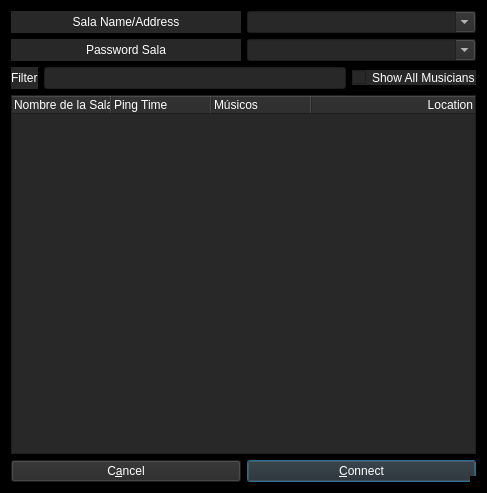
<?xml version="1.0" encoding="UTF-8"?>
<ui version="4.0">
 <class>CConnectDlgBase</class>
 <widget class="QDialog" name="CConnectDlgBase">
  <property name="geometry">
   <rect>
    <x>0</x>
    <y>0</y>
    <width>487</width>
    <height>493</height>
   </rect>
  </property>
  <property name="windowTitle">
   <string>Connection Setup</string>
  </property>
  <property name="windowIcon">
   <iconset resource="resources.qrc">
    <normaloff>:/png/main/res/fronticon.png</normaloff>:/png/main/res/fronticon.png</iconset>
  </property>
  <property name="styleSheet">
   <string notr="true">background-color: rgb(0, 0, 0);
border-color: rgb(0, 0, 0);
color: rgb(14,87,41);
</string>
  </property>
  <property name="sizeGripEnabled">
   <bool>true</bool>
  </property>
  <layout class="QVBoxLayout">
   <item>
    <layout class="QHBoxLayout">
     <item>
      <widget class="QLabel" name="lblServerAddr">
       <property name="styleSheet">
        <string notr="true">background-color: rgb(40, 40, 40);
border-color: rgb(0, 0, 0);
color: rgb(255, 255, 255);
</string>
       </property>
       <property name="text">
        <string>Sala Name/Address</string>
       </property>
       <property name="alignment">
        <set>Qt::AlignCenter</set>
       </property>
      </widget>
     </item>
     <item>
      <widget class="QComboBox" name="cbxServerAddr">
       <property name="styleSheet">
        <string notr="true">background-color: rgb(40, 40, 40);
border-color: rgb(0, 0, 0);
color: rgb(255, 255, 255);
</string>
       </property>
       <property name="editable">
        <bool>true</bool>
       </property>
       <property name="currentText">
        <string/>
       </property>
      </widget>
     </item>
    </layout>
   </item>
   <item>
    <layout class="QHBoxLayout" name="_2">
     <item>
      <widget class="QLabel" name="titlePass">
       <property name="styleSheet">
        <string notr="true">background-color: rgb(40, 40, 40);
border-color: rgb(0, 0, 0);
color: rgb(255, 255, 255);
</string>
       </property>
       <property name="text">
        <string>Password Sala</string>
       </property>
       <property name="alignment">
        <set>Qt::AlignCenter</set>
       </property>
      </widget>
     </item>
     <item>
      <widget class="QComboBox" name="passSala">
       <property name="focusPolicy">
        <enum>Qt::WheelFocus</enum>
       </property>
       <property name="styleSheet">
        <string notr="true">background-color: rgb(40, 40, 40);
border-color: rgb(0, 0, 0);
color: rgb(255, 255, 255);
</string>
       </property>
       <property name="editable">
        <bool>true</bool>
       </property>
       <property name="currentText">
        <string/>
       </property>
       <property name="frame">
        <bool>true</bool>
       </property>
      </widget>
     </item>
    </layout>
   </item>
   <item>
    <layout class="QHBoxLayout" name="horizontalLayout">
     <property name="bottomMargin">
      <number>0</number>
     </property>
     <item>
      <widget class="QLabel" name="lblFilter">
       <property name="styleSheet">
        <string notr="true">background-color: rgb(40, 40, 40);
border-color: rgb(0, 0, 0);
color: rgb(255, 255, 255);
</string>
       </property>
       <property name="text">
        <string>Filter</string>
       </property>
      </widget>
     </item>
     <item>
      <widget class="QLineEdit" name="edtFilter">
       <property name="styleSheet">
        <string notr="true">background-color: rgb(40, 40, 40);
border-color: rgb(0, 0, 0);
color: rgb(255, 255, 255);
</string>
       </property>
      </widget>
     </item>
     <item>
      <widget class="QCheckBox" name="chbExpandAll">
       <property name="styleSheet">
        <string notr="true">background-color: rgb(40, 40, 40);
border-color: rgb(0, 0, 0);
color: rgb(255, 255, 255);
</string>
       </property>
       <property name="text">
        <string>Show All Musicians</string>
       </property>
      </widget>
     </item>
    </layout>
   </item>
   <item>
    <widget class="QTreeWidget" name="lvwServers">
     <property name="sizePolicy">
      <sizepolicy hsizetype="Expanding" vsizetype="Expanding">
       <horstretch>100</horstretch>
       <verstretch>100</verstretch>
      </sizepolicy>
     </property>
     <property name="styleSheet">
      <string notr="true">background-color: rgb(40, 40, 40);
border-color: rgb(0, 0, 0);
color: rgb(255, 255, 255);
 border-image:  url(:/png/main/res/fondoo.png);</string>
     </property>
     <property name="editTriggers">
      <set>QAbstractItemView::NoEditTriggers</set>
     </property>
     <property name="tabKeyNavigation">
      <bool>true</bool>
     </property>
     <column>
      <property name="text">
       <string>Nombre de la Sala</string>
      </property>
      <property name="background">
       <color alpha="5">
        <red>5</red>
        <green>5</green>
        <blue>5</blue>
       </color>
      </property>
      <property name="foreground">
       <brush brushstyle="SolidPattern">
        <color alpha="255">
         <red>255</red>
         <green>255</green>
         <blue>255</blue>
        </color>
       </brush>
      </property>
     </column>
     <column>
      <property name="text">
       <string>Ping Time</string>
      </property>
      <property name="background">
       <color alpha="5">
        <red>5</red>
        <green>5</green>
        <blue>5</blue>
       </color>
      </property>
      <property name="foreground">
       <brush brushstyle="SolidPattern">
        <color alpha="255">
         <red>255</red>
         <green>255</green>
         <blue>255</blue>
        </color>
       </brush>
      </property>
     </column>
     <column>
      <property name="text">
       <string>Músicos </string>
      </property>
      <property name="textAlignment">
       <set>AlignLeading|AlignVCenter</set>
      </property>
      <property name="background">
       <color alpha="5">
        <red>5</red>
        <green>5</green>
        <blue>5</blue>
       </color>
      </property>
      <property name="foreground">
       <brush brushstyle="SolidPattern">
        <color alpha="255">
         <red>255</red>
         <green>255</green>
         <blue>255</blue>
        </color>
       </brush>
      </property>
     </column>
     <column>
      <property name="text">
       <string>Location</string>
      </property>
      <property name="textAlignment">
       <set>AlignTrailing|AlignTop</set>
      </property>
      <property name="background">
       <color>
        <red>5</red>
        <green>5</green>
        <blue>5</blue>
       </color>
      </property>
      <property name="foreground">
       <brush brushstyle="NoBrush">
        <color alpha="255">
         <red>14</red>
         <green>87</green>
         <blue>41</blue>
        </color>
       </brush>
      </property>
     </column>
    </widget>
   </item>
   <item>
    <layout class="QHBoxLayout">
     <item>
      <widget class="QPushButton" name="butCancel">
       <property name="styleSheet">
        <string notr="true">background-color: rgb(40, 40, 40);
border-color: rgb(0, 0, 0);
color: rgb(255, 255, 255);
</string>
       </property>
       <property name="text">
        <string>C&amp;ancel</string>
       </property>
      </widget>
     </item>
     <item>
      <widget class="QPushButton" name="butConnect">
       <property name="styleSheet">
        <string notr="true">background-color: rgb(40, 40, 40);
border-color: rgb(0, 0, 0);
color: rgb(255, 255, 255);
</string>
       </property>
       <property name="text">
        <string>&amp;Connect</string>
       </property>
       <property name="default">
        <bool>true</bool>
       </property>
      </widget>
     </item>
    </layout>
   </item>
  </layout>
 </widget>
 <resources>
  <include location="resources.qrc"/>
 </resources>
 <connections/>
</ui>
